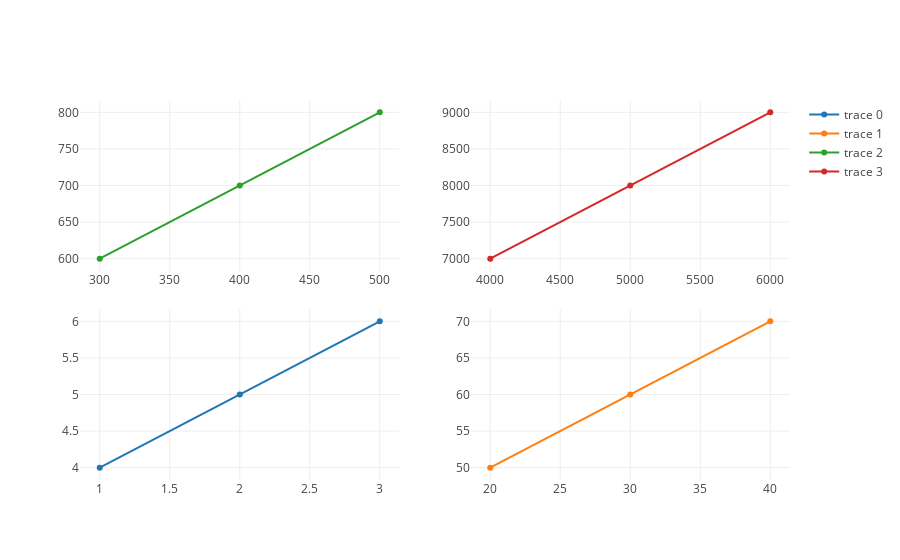

Notebook source saved alongside this figure:
### Code cell
trace1 = go.Scatter(
    x=[1, 2, 3],
    y=[4, 5, 6]
)
trace2 = go.Scatter(
    x=[20, 30, 40],
    y=[50, 60, 70],
    xaxis='x2',
    yaxis='y2'
)
trace3 = go.Scatter(
    x=[300, 400, 500],
    y=[600, 700, 800],
    xaxis='x3',
    yaxis='y3'
)
trace4 = go.Scatter(
    x=[4000, 5000, 6000],
    y=[7000, 8000, 9000],
    xaxis='x4',
    yaxis='y4'
)
data = [trace1, trace2, trace3, trace4]

layout = go.Layout(
    xaxis=dict(
        domain=[0, 0.45]
    ),
    xaxis2=dict(
        domain=[0.55, 1]
    ),
    xaxis3=dict(
        domain=[0, 0.45],
        anchor='y3'
    ),
    xaxis4=dict(
        domain=[0.55, 1],
        anchor='y4'
    ),
    yaxis=dict(
        domain=[0, 0.45]
    ),
    yaxis2=dict(
        domain=[0, 0.45],
        anchor='x2'
    ),
    yaxis3=dict(
        domain=[0.55, 1]
    ),
    yaxis4=dict(
        domain=[0.55, 1],
 
        anchor='x4'
    )
)
fig = go.Figure(data=data, layout=layout)
iplot(fig, filename='multiple-subplots')

### Figure 1 — Plotly figure (JSON) as saved in the notebook; plotly's stock layout.template omitted (floating-point values rounded to 4 significant figures)
{"data": [{"type": "scatter", "uid": "bf2965d3-0bb7-4aac-8f1f-a073a0861ddb", "x": [1, 2, 3], "y": [4, 5, 6]}, {"type": "scatter", "uid": "3421b370-1b36-49be-8ac6-b637af940caf", "x": [20, 30, 40], "xaxis": "x2", "y": [50, 60, 70], "yaxis": "y2"}, {"type": "scatter", "uid": "1f7ba851-2e38-495a-8d33-12642a2869f1", "x": [300, 400, 500], "xaxis": "x3", "y": [600, 700, 800], "yaxis": "y3"}, {"type": "scatter", "uid": "c28aa3e4-cf96-4926-9b0a-764beb44c383", "x": [4000, 5000, 6000], "xaxis": "x4", "y": [7000, 8000, 9000], "yaxis": "y4"}], "layout": {"autosize": true, "xaxis": {"autorange": true, "domain": [0, 0.45], "range": [0.868, 3.132], "type": "linear"}, "xaxis2": {"autorange": true, "domain": [0.55, 1], "range": [18.68, 41.32], "type": "linear"}, "xaxis3": {"anchor": "y3", "autorange": true, "domain": [0, 0.45], "range": [286.8, 513.2], "type": "linear"}, "xaxis4": {"anchor": "y4", "autorange": true, "domain": [0.55, 1], "range": [3868.0, 6132.0], "type": "linear"}, "yaxis": {"autorange": true, "domain": [0, 0.45], "range": [3.812, 6.188], "type": "linear"}, "yaxis2": {"anchor": "x2", "autorange": true, "domain": [0, 0.45], "range": [48.12, 71.88], "type": "linear"}, "yaxis3": {"autorange": true, "domain": [0.55, 1], "range": [581.2, 818.8], "type": "linear"}, "yaxis4": {"anchor": "x4", "autorange": true, "domain": [0.55, 1], "range": [6812.0, 9188.0], "type": "linear"}}}
